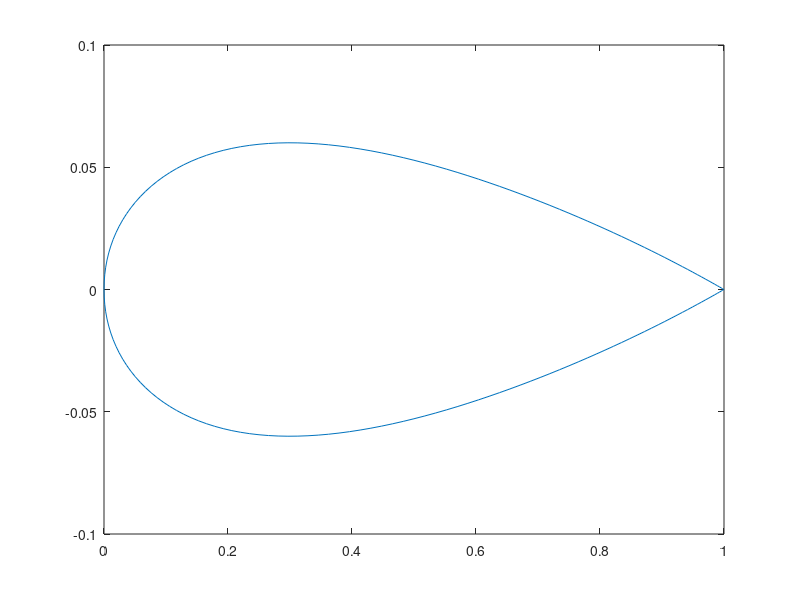
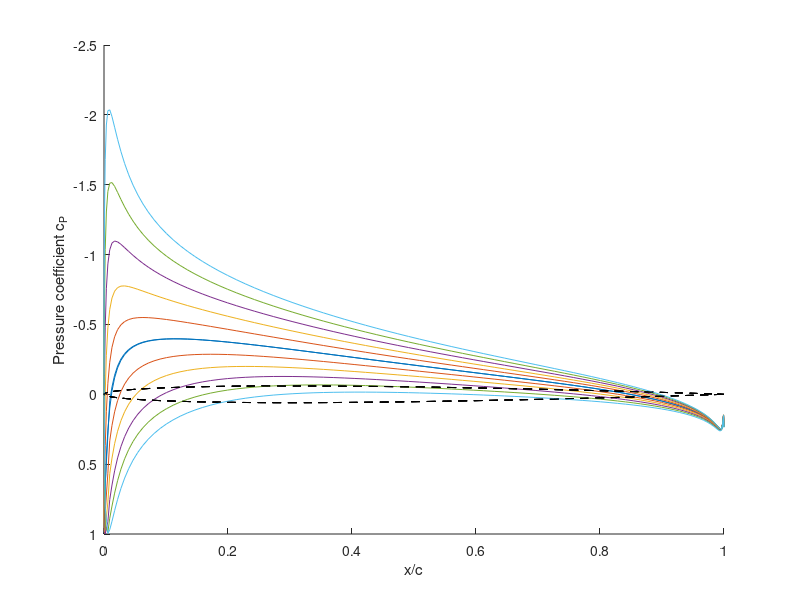

The MATLAB script that drew these images, in order:
clear
close all

%Constant strength doublet method:

%Define the free stream speed:
u_infty = 1;

%Aerofoil:
Aerofoil = 0012;

%chord:
c = 1;

%Thickness:
t = c*Aerofoil/100;

%Half the mesh resolution - 1:
Npanel = 90;

%This is to avoid any issues when one panel is taken out:
if Npanel < 8
    
    Npanel = 8;
    
end

%In angular terms,
delta_beta = pi/(Npanel);
beta = 0:delta_beta:2*pi;
%2*pi implies that top and bottom are being simulated.

%Corresponding x-coordinates:
x = c/2*(1 - cos(beta));
x_t = x(1:Npanel+1);
x_b = x(Npanel+1:2*Npanel);

%x_t is for the top side and goes from the leading edge to the trailing
%edge. x_b is for the bottom and goes from the trailing edge to the leading
%edge. This is because of the setup of the matrices defined at the bottom
%of page 282 in the Katz and Plotkin book which incorporate the Kutta
%condition into the simulation.

%Calculate the z-coordinates (top half only initially):
z_t = 5*t*(0.2969*sqrt(x_t/c) + (-0.1260)*(x_t/c) + (-0.3516)*(x_t/c).^2 + 0.2843*(x_t/c).^3 + (-0.1036)*(x_t/c).^4);
z_b = -(z_t(end:-1:2));

%Panel corner coordinates:
x = horzcat(x_b,x_t);
z = horzcat(z_b,z_t);
z(1) = 0;
z(end) = 0;

%Show the aerofoil:
figure
plot(x,z);

%Calculate theta_i:
dz = diff(z);
dx = diff(x);
theta = atan2(dz,dx);

figure
hold on

for al = 1:1:6
    
    %Define the angle of attack:
    alpha = (al-1)*pi/180;
    
    sin_theta = -sin(theta);
    cos_theta = cos(theta);
    %Definition of atan2 means angles have the wrong sign, hence the fix
    %above.
    
    %An alternative method would be to use the formulation provided by page
    %265 of Katz and Plotkin. However, it is easy to get signs of angles 
    %wrong with this method.
    
    %Note - those referring to the code in the back will find sin(alpha) is
    %missing a sign. Because of this, the matrices used for the
    %transformations to and from the panel coordinate system are slightly 
    %different to those defined by equations 11.23 and 11.23a. Again, it's 
    %to do with the definition of atan2.
    
    %Collocation points (loocated halfway between panel corners):
    x_c = dx/2 + x(1:end-1);
    z_c = dz/2 + z(1:end-1);
    
    %Check the normal vector is correctly calculated:
    % hold on
    % plot(x_c+sin_theta,z_c+cos_theta,'x')
    % plot(x_c,z_c,'x')
    
    %By equation 11.3, the normal unit vector is defined as follows:
    n_hat = [sin_theta;cos_theta];
    %By equation 11.3a, the tangential unit vector is defined as follows:
    t_hat = [cos_theta;-sin_theta];
    
    %Number of collocation points:
    Ni = length(x_c);
    
    %Number of source points:
    Nj = length(x) - 1;
    
    %Create arrays with space for Kutta condition results:
    a = zeros(Ni+1,Nj+1);
    b = a;
    RHS = zeros(Ni+1,1);
    
    %Set the bottom row of the 'a' matrix to incorporate the Kutta
    %condition:
    a(Ni+1,1) = 1;
    a(Ni+1,Nj) = -1;
    a(Ni+1,Nj+1) = 1;
    
    %Complete the job for the RHS:
    RHS(Ni+1,1) = 0;
    
    %Rather than calculate X2 time and time again, it is in fact possible 
    %to calculate X2 simply by
    X2 = sqrt(dx.^2 + dz.^2);
    %This is because X2 is in the panel coordinate system.

    %Relocation of collocation points to inside the body:
    CP = 0;
    
    if CP == 1
        
        x_c = x_c - sin_theta.*X2*0.0125;
        z_c = z_c - cos_theta.*X2*0.0125;

    end
    
    for i = 1:Ni
        
        for j = 1:Nj
            
            %Equation 11.23a:
            Co = [cos_theta(j),-sin_theta(j);sin_theta(j),cos_theta(j)]*...
                [x_c(i) - x(j);z_c(i) - z(j)];
            
            %Radii:
            R1 = sqrt(sum(Co.^2));
            R2 = sqrt((Co(1) - X2(j))^2 + Co(2)^2);
            
            if i == j && CP == 0
                
                %Equations 11.34 and 11.35:
                up = 0;
                wp = -1/(pi*Co(1));
                
            else
                
                %Equations 11.30 and 11.31:
                up = 1/(2*pi)*(Co(2)/(R1^2) - Co(2)/(R2^2));
                wp = -1/(2*pi)*(Co(1)/(R1^2) - (Co(1)-X2(j))/(R2^2));
                
            end
            
            %Equation 11.23:
            Vec = [cos_theta(j),sin_theta(j);-sin_theta(j),cos_theta(j)]*...
                [up;wp];
            
            %By equation 11.27, the influence coefficient is as follows:
            a(i,j) = transpose(Vec)*n_hat(:,i);
            
            %Equation 11.37 (without the true values of mu included):
            b(i,j) = transpose(Vec)*t_hat(:,i);
            
            %According to equation 11.6b, the RHS is calculated as follows:
            RHS(i) = -u_infty*[cos(alpha),sin(alpha)]*n_hat(:,i);
            
        end
        
        %Influence of the wake panel:
        r_squared = (x_c(i)-x(end))^2 + (z_c(i) - z(end))^2;
        
        %For the wake panel, x_2 or x(Nj + 1) is equal to infinity. Also,
        %z(Nj + 1) is equal to zero. x_1 is simply x(Nj) and z_2 is zero.
        %Hence, by equations 11.30 and 11.31, the velocity components are
        Vec = 1/(2*pi*r_squared)*[z_c(i);-(x_c(i)-x(end))];
        %No conversion between coordinate systems is required as by
        %equations 11.23 and 11.23a, if alpha_i = 0 (which it will in this
        %case since dz = 0, then u = u_p and w = w_p.
        
        %Note - the second terms in both 11.30 and 11.31 go to zero by
        %virtue of the fact that the wake panel endpoint (x_2) is at
        %infinity.
        
        %Complete the 'a' matrix:
        a(i,Nj+1) = transpose(Vec)*n_hat(:,i);
        
        %Equation 11.37 (without the true values of mu included):
        b(i,Nj+1) = transpose(Vec)*t_hat(:,i);
        
    end
    
    %Remove one of the panels to help with singular matrices. This is a 
    %known problem when applying the Neumann boundary condition. Since all 
    %the other panels are trying to prevent flow in/out of the aerofoil, 
    %mass continuity should mean there is also negligible flow through the 
    %missing panel.    
    a_test = a;
    b_1 = horzcat(b(:,1:Npanel-4),b(:,Npanel-2:end));
    b = vertcat(b_1(1:Npanel-4,:),b_1(Npanel-2:end,:));
    a_1 = horzcat(a(:,1:Npanel-4),a(:,Npanel-2:end));
    a = vertcat(a_1(1:Npanel-4,:),a_1(Npanel-2:end,:));
    RHS = vertcat(RHS(1:Npanel-4),RHS(Npanel-2:end));
    n_hat = horzcat(n_hat(:,1:Npanel-4),n_hat(:,Npanel-2:end));
    t_hat = horzcat(t_hat(:,1:Npanel-4),t_hat(:,Npanel-2:end));
    x_c = horzcat(x_c(1:Npanel-4),x_c(Npanel-2:end));
    z_c = horzcat(z_c(1:Npanel-4),z_c(Npanel-2:end));
    cos_theta = horzcat(cos_theta(1:Npanel-4),cos_theta(Npanel-2:end));
    sin_theta = horzcat(sin_theta(1:Npanel-4),sin_theta(Npanel-2:end));
    
    %Solve the linear set of equations:
    mu = a\RHS;
    
    %Once the strengths of the source elements has been determined, the u
    %and w velocity components can be calculated:
    %Q_ti = zeros(Ni,1);
    Q_ti = zeros(Ni-1,1);
    
    %Equation 11.37:
    q_ti = b*mu;
    
    %Since the number of panels has been reduced by 1, the for loop only
    %goes to Ni - 1, with the final point being shifted to Ni-1 (and by 
    %extension the Ni - 1 term ----> Ni -2).
    
    %for i = 1:Ni
    for i = 1:Ni-1
        
        %Equation 11.37:
        temp = q_ti(i);
        
        %Add in the effect of panel on itself (equation 11.38):
        if i == 1
            
            %Calculate l:
            l = sqrt((x_c(2) - x_c(1))^2 + (z_c(2) - z_c(1))^2);
            
            %Calculate Vp:
            Vp = 0.5*(mu(2) - mu(1))/l;
            
        %elseif i == Ni
        elseif i == Ni-1
            
            %Calculate l:
            %l = sqrt((x_c(Ni) - x_c(Ni-1))^2 + (z_c(Ni) - z_c(Ni-1))^2);
            l = sqrt((x_c(Ni-1) - x_c(Ni-2))^2 + (z_c(Ni-1) - z_c(Ni-2))^2);
            
            %Calculate Vp:
            %Vp = 0.5*(mu(Ni) - mu(Ni-1))/l;
            Vp = 0.5*(mu(Ni-1) - mu(Ni-2))/l;            
            
        else
            
            %Calculate l:
            l = sqrt((x_c(i+1) - x_c(i-1))^2 + (z_c(i+1) - z_c(i-1))^2);
            
            %Calculate Vp:
            Vp = 0.5*(mu(i+1) - mu(i-1))/l;            
            
        end
        
        Q_ti(i) = cos(alpha)*cos_theta(i)*u_infty - ...
            sin(alpha)*sin_theta(i)*u_infty + temp + Vp;
        
    end
    
    %Pressure coefficient:
    Cp = 1 - Q_ti.^2/u_infty^2;
    
    %plot(x_c/c,Cp,'k',x,z,'--k');
    plot(x_c/c,Cp,x/c,z,'--k');
    
end

xlabel('x/c');
ylabel('Pressure coefficient c_P');
set(gca,'Ydir','reverse')
%ylim([-5 1.2])